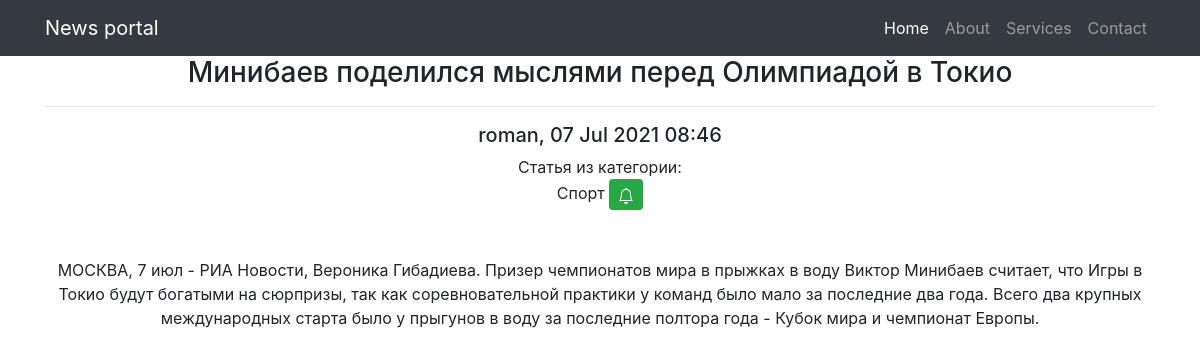
/posts/21/ (signed in), run on the app's committed database.
### news/models.py (models this page shows, shortened)
class Post(models.Model):
    author = models.ForeignKey(Author, on_delete=models.CASCADE)
    NEWS = 'NW'
    ARTICLE = 'AR'
    RUBRIC = (
        (NEWS, 'Новость'), (ARTICLE, 'Статья')
    )
    categoryType = models.CharField(max_length=2, choices=RUBRIC, default=ARTICLE)
    time_post = models.DateTimeField(auto_now_add=True)
    postCategory = models.ManyToManyField(Category, through='PostCategory')
    title = models.CharField(max_length=128)
    text = models.TextField()
    rating = models.SmallIntegerField(default=0)
    class Meta:
        verbose_name = 'Публикация'
        verbose_name_plural = 'Публикации'

class Author(models.Model):
    authorUser = models.OneToOneField(User, on_delete=models.CASCADE)
    ratingAuthor = models.SmallIntegerField(default=0)
    def __str__(self):
        return self.authorUser.username
    class Meta:
        verbose_name = 'Автор'
        verbose_name_plural = 'Авторы'

class Category(models.Model):
    name = models.CharField(max_length=32, unique=True)
    subscribers = models.ManyToManyField(User, blank=True)
    def __str__(self):
        return self.name
    class Meta:
        verbose_name = 'Категория'
        verbose_name_plural = 'Категории'

### news/views.py (the view, shortened to what this page needs)
# urls.py: path('<int:pk>/', PostDetailView.as_view(), name='post_detail'),
class PostDetailView(PermissionRequiredMixin, DetailView):
    model = Post
    template_name = 'post_detail.html'
    context_object_name = 'post'
    permission_required = ('news.add_post',)
    def get_context_data(self, *args, **kwargs):
        context = super(PostDetailView, self).get_context_data(**kwargs)
        try:
            context['PCC'] = PostCategory.objects.get(postThrough=self.kwargs['pk']).categoryThrough
            context['all_category'] = Category.objects.get(post=self.kwargs.get('pk'))
            context['is_subscriber'] = Category.objects.get(post=self.kwargs.get('pk')).subscribers.filter(username=self.request.user).exists()
        except Comment.DoesNotExist:
            context['PCC'] = None
            context['all_category'] = None
        return context

### news/templatetags/custom_filters.py (called while the page is built)
@register.filter(name='censor')  # регистрируем наш фильтр под именем Censor
def censor(text):
    for word in censored_words:
        if word in text:
            text = text.replace(word, '-censored-')
        else:
            continue
    return text

### news/templates/news/post_detail.html (shortened to what this page needs)
{% extends 'flatpages/default.html' %}
{% load custom_filters %}
{% block content %}
<h3> {{ post.title|censor }} </h3>
<hr>
<h5> {{ post.author }}, {{ post.time_post|date:'d M Y H:i' }}</h5>
<div>
{% if PCC %}
    {{ post.get_categoryType_display }} из категории:
<div>
{% if user.is_authenticated %}
    {% if not is_subscriber %}
    <form action="{% url 'subscribe' PCC.pk %}" method="POST">
        {{ PCC }}
        <button class="btn btn-success btn-sm" type="submit"></button>
    </form>
    {% endif %}
{% endif %}
</div>
    <br><br>
    <p>{{ post.text|censor }}</p>
    <br>
    {% else %}
        <h2>Категория не присвоена!</h2>
    {% endif %}
</div>
{% endblock content %}

### data on the page
Post: title|censor "Минибаев поделился мыслями перед Олимпиадой в Токио", author "roman", time_post "07 Jul 2021 08:46", categoryType "Статья", text|censor "МОСКВА, 7 июл - РИА Новости, Вероника Гибадиева. Призер чемпионатов мира в прыжках в воду Виктор Минибаев считает, что Игры в Токио будут богатыми на сюрпризы, так как соревновательной практики у команд было мало за последние два года. Всего два крупных международных старта было у прыгунов в воду за последние полтора года - Кубок мира и чемпионат Европы."
Category: name "Спорт"
